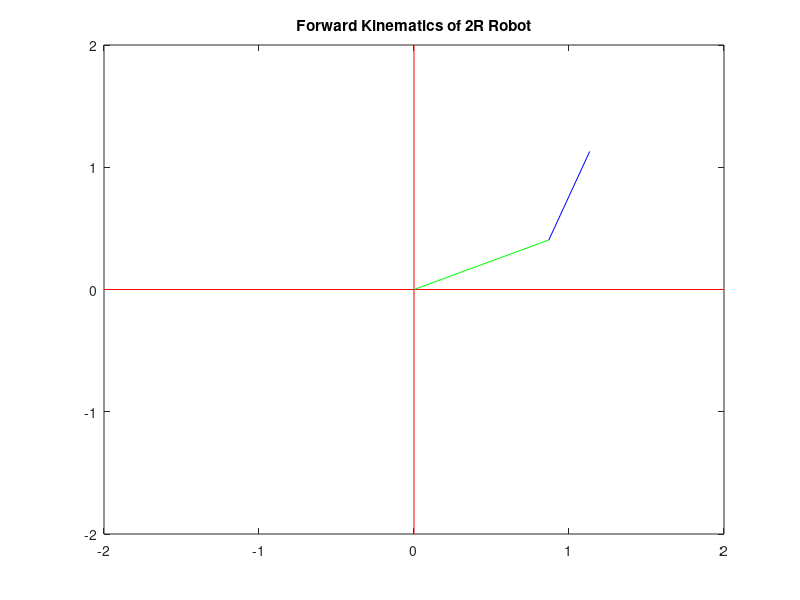

MATLAB code for this plot:
clc;clear all;
a=0.96;
b=0.77;
theta1deg=25;
theta2deg=45;
theta1=theta1deg*pi/180;
theta2=theta2deg*pi/180;
ax=a*cos(theta1);
ay=a*sin(theta1);
bx= ax + b*cos( theta2 + theta1 );
by= ay + b*sin( theta2 + theta1 );
x_axis_x_coord= [-2 2];
x_axis_y_coord= [0 0];
y_axis_x_coord= [0 0];
y_axis_y_coord= [-2 2];
a_x_coord=[0 ax];
a_y_coord=[0 ay];
b_x_coord=[ax bx];
b_y_coord=[ay by];
plot(x_axis_x_coord,x_axis_y_coord,'r',y_axis_x_coord,y_axis_y_coord,'r',a_x_coord,a_y_coord,'g',b_x_coord,b_y_coord,'b');
title("Forward Kinematics of 2R Robot");
